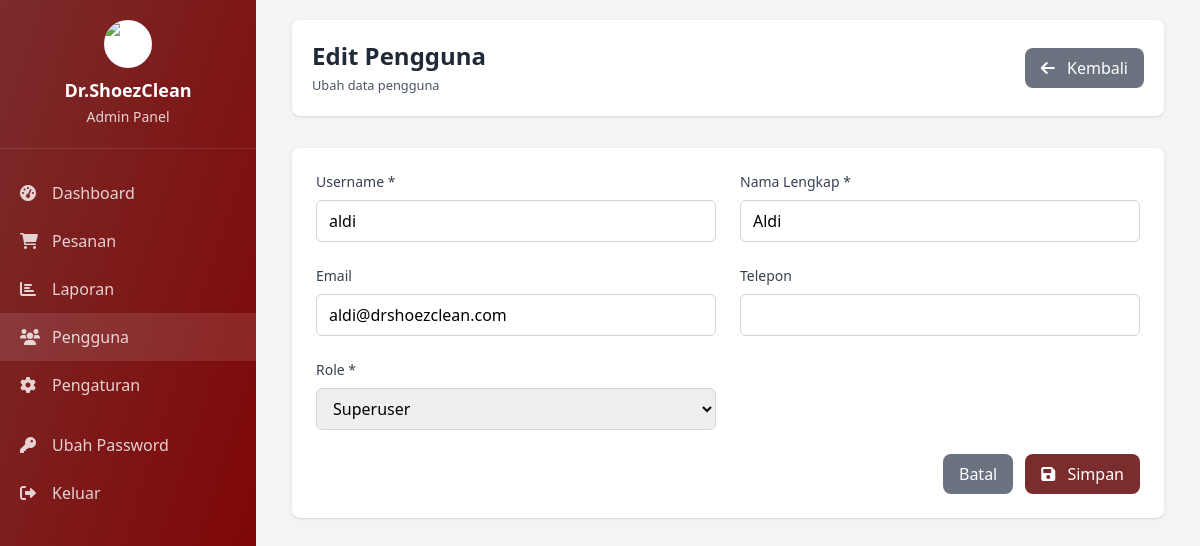
Page /admin/index.php?page=user_edit&id=1 (signed in) on the committed database.
### tables this page shows
CREATE TABLE `users` (
  `id` int(11) NOT NULL AUTO_INCREMENT,
  `username` varchar(50) NOT NULL,
  `password_hash` varchar(255) NOT NULL,
  `role` enum('superuser','admin','kasir') NOT NULL DEFAULT 'kasir',
  `full_name` varchar(100) DEFAULT NULL,
  `email` varchar(100) DEFAULT NULL,
  `phone` varchar(20) DEFAULT NULL,
  `is_active` tinyint(1) NOT NULL DEFAULT 1,
  `last_login` datetime DEFAULT NULL,
  `created_at` timestamp NOT NULL DEFAULT CURRENT_TIMESTAMP,
  `updated_at` timestamp NOT NULL DEFAULT CURRENT_TIMESTAMP ON UPDATE CURRENT_TIMESTAMP,
  PRIMARY KEY (`id`),
  UNIQUE KEY `username` (`username`),
  KEY `idx_role` (`role`),
  KEY `idx_active` (`is_active`)
);

### views/admin/helpers/logo_helper.php (called while the page is built, shortened)
<?php
function getLogoPath() {
    $logoDir = __DIR__ . '/../assets/uploads/logo/';
    if (is_dir($logoDir)) {
        $logoFiles = glob($logoDir . '*.{jpg,jpeg,png,gif,svg,webp}', GLOB_BRACE);
        if (!empty($logoFiles)) {
            usort($logoFiles, function($a, $b) {
                return filemtime($b) - filemtime($a);
            });
            $latestLogo = $logoFiles[0];
            $relativePath = '/drshoezclean/views/admin/assets/uploads/logo/' . basename($latestLogo);
            if (file_exists($latestLogo) && is_readable($latestLogo)) {
                return $relativePath;
            }
        }
    }
    return '../assets/images/logo.png';
}
function getLogoAlt() {
    return 'Dr.ShoezClean Logo';
}
?>

### core/init.php (called while the page is built, shortened)
<?php
function isLoggedIn() {
    return isset($_SESSION['user_id']) && !empty($_SESSION['user_id']);
}
function isSuperuser() {
    return isLoggedIn() && strtolower($_SESSION['user_role']) === 'superuser';
}
?>

### models/User.php (called while the page is built, shortened)
<?php
class User {
    private $conn;
    private $table_name = "users";
    public function __construct($db) {
        $this->conn = $db;
    }
    public function getById($id) {
        $query = "SELECT id, username, role, full_name, email, phone, is_active, last_login, created_at FROM " . $this->table_name . " WHERE id = ? LIMIT 1";
        $stmt = $this->conn->prepare($query);
        $stmt->bindParam(1, $id);
        $stmt->execute();
        return $stmt->fetch(PDO::FETCH_ASSOC);
    }
}
?>

### views/admin/users/edit.php (the view, shortened to what this page needs)
<!DOCTYPE html>
<html lang="id">
<head>
    <link href="https://cdnjs.cloudflare.com/ajax/libs/font-awesome/6.0.0/css/all.min.css" rel="stylesheet">
    <script src="https://cdn.tailwindcss.com"></script>
</head>
<body>
    <nav id="sidebar" class="sidebar bg-gradient-to-br from-[#7B2C2C] to-[#800000] text-white w-64 fixed inset-y-0 left-0 z-50 overflow-y-auto transition-transform duration-300 ease-in-out md:translate-x-0 -translate-x-full">
        <div class="sidebar-header p-5 text-center border-b border-white border-opacity-10">
            <?php
            require_once __DIR__ . '/../helpers/logo_helper.php';
            $logoPath = getLogoPath();
            ?>
            <div class="sidebar-logo w-12 h-12 bg-white rounded-full flex items-center justify-center mx-auto mb-2 overflow-hidden">
                <img src="<?= $logoPath ?>" alt="<?= getLogoAlt() ?>" class="w-full h-full object-cover">
            </div>
            <h5 class="text-lg font-semibold">Dr.ShoezClean</h5>
            <small class="text-sm opacity-80">Admin Panel</small>
        </div>
        <div class="sidebar-menu py-5">
            <ul class="flex flex-col list-none">
                <li class="nav-item">
                    <a class="nav-link flex items-center py-3 px-5 text-white text-opacity-80 hover:bg-white hover:bg-opacity-10 hover:text-white transition-all duration-300 ease-in-out" href="?page=dashboard">
                        <i class="fas fa-tachometer-alt w-5 mr-3"></i> Dashboard
                    </a>
                </li>
                <li class="nav-item">
                    <a class="nav-link flex items-center py-3 px-5 text-white text-opacity-80 hover:bg-white hover:bg-opacity-10 " href="?page=orders">
                        <i class="fas fa-shopping-cart w-5 mr-3"></i> Pesanan
                    </a>
                </li>
                <li class="nav-item">
                    <a class="nav-link flex items-center py-3 px-5 text-white text-opacity-80 hover:bg-white hover:bg-opacity-10 " href="?page=reports">
                        <i class="fas fa-chart-bar w-5 mr-3"></i> Laporan
                    </a>
                </li>
                <?php if (isSuperuser()): ?>
                <li class="nav-item">
                    <a class="nav-link flex items-center py-3 px-5 text-white text-opacity-80 hover:bg-white hover:bg-opacity-10 bg-white bg-opacity-10 text-white" href="?page=users">
                        <i class="fas fa-users w-5 mr-3"></i> Pengguna
                    </a>
                </li>
                <?php endif; ?>
                <li class="nav-item">
                    <a class="nav-link flex items-center py-3 px-5 text-white text-opacity-80 hover:bg-white hover:bg-opacity-10 " href="?page=settings">
                        <i class="fas fa-cog w-5 mr-3"></i> Pengaturan
                    </a>
                </li>
                <li class="nav-item mt-3">
                    <a class="nav-link flex items-center py-3 px-5 text-white text-opacity-80 hover:bg-white hover:bg-opacity-10 " href="?page=change_password">
                        <i class="fas fa-key w-5 mr-3"></i> Ubah Password
                    </a>
                </li>
                <li class="nav-item">
                    <a class="nav-link flex items-center py-3 px-5 text-white text-opacity-80 hover:bg-white hover:bg-opacity-10 " href="../login.php?action=logout">
                        <i class="fas fa-sign-out-alt w-5 mr-3"></i> Keluar
                    </a>
                </li>
            </ul>
        </div>
    </nav>
    <main class="md:ml-64 p-5 min-h-screen bg-gray-100">
        <div class="max-w-7xl mx-auto px-4">
            <div class="bg-white p-5 rounded-lg shadow mb-8 flex justify-between items-center">
                <div class="flex items-center">
                    <div>
                        <h4 class="text-2xl font-semibold text-gray-800">Edit Pengguna</h4>
                        <small class="text-gray-600">Ubah data pengguna</small>
                    </div>
                </div>
                <div class="flex items-center space-x-3">
                    <a href="?page=users" class="bg-gray-500 text-white px-4 py-2 rounded-lg hover:bg-gray-600 transition-colors duration-300">
                        <i class="fas fa-arrow-left mr-2"></i> Kembali
                    </a>
                </div>
            </div>
            <div class="bg-white rounded-lg shadow">
                <div class="p-6">
                    <form method="POST" action="?page=user_edit&id=<?= $user['id'] ?>">
                        <div class="grid grid-cols-1 md:grid-cols-2 gap-6">
                            <div>
                                <label class="block text-sm font-medium text-gray-700 mb-2">Username *</label>
                                <input type="text" name="username" required
                                    class="w-full px-3 py-2 border border-gray-300 rounded-md focus:outline-none focus:ring-2 focus:ring-[#7B2C2C] focus:border-transparent"
                                    value="<?= htmlspecialchars($_SESSION['old']['username'] ?? $user['username']) ?>">
                            </div>
                            <div>
                                <label class="block text-sm font-medium text-gray-700 mb-2">Nama Lengkap *</label>
                                <input type="text" name="full_name" required
                                    class="w-full px-3 py-2 border border-gray-300 rounded-md focus:outline-none focus:ring-2 focus:ring-[#7B2C2C] focus:border-transparent"
                                    value="<?= htmlspecialchars($_SESSION['old']['full_name'] ?? $user['full_name']) ?>">
                            </div>
                            <div>
                                <label class="block text-sm font-medium text-gray-700 mb-2">Email</label>
                                <input type="email" name="email"
                                    class="w-full px-3 py-2 border border-gray-300 rounded-md focus:outline-none focus:ring-2 focus:ring-[#7B2C2C] focus:border-transparent"
                                    value="<?= htmlspecialchars($_SESSION['old']['email'] ?? $user['email'] ?? '') ?>">
                            </div>
                            <div>
                                <label class="block text-sm font-medium text-gray-700 mb-2">Telepon</label>
                                <input type="tel" name="phone"
                                    class="w-full px-3 py-2 border border-gray-300 rounded-md focus:outline-none focus:ring-2 focus:ring-[#7B2C2C] focus:border-transparent"
                                    value="<?= htmlspecialchars($_SESSION['old']['phone'] ?? $user['phone'] ?? '') ?>">
                            </div>
                            <div>
                                <label class="block text-sm font-medium text-gray-700 mb-2">Role *</label>
                                <select name="role" required
                                    class="w-full px-3 py-2 border border-gray-300 rounded-md focus:outline-none focus:ring-2 focus:ring-[#7B2C2C] focus:border-transparent">
                                    <option value="superuser" <?= (($_SESSION['old']['role'] ?? $user['role']) === 'superuser') ? 'selected' : '' ?>>Superuser</option>
                                </select>
                            </div>
                        </div>
                        <div class="mt-6 flex justify-end space-x-3">
                            <a href="?page=users" class="bg-gray-500 text-white px-4 py-2 rounded-lg hover:bg-gray-600 transition-colors duration-300">
                                Batal
                            </a>
                            <button type="submit" class="bg-[#7B2C2C] text-white px-4 py-2 rounded-lg hover:bg-[#6B2222] transition-colors duration-300">
                                <i class="fas fa-save mr-2"></i> Simpan
                            </button>
                        </div>
                    </form>
                </div>
            </div>
        </div>
    </main>
</body>
</html>

### rows in the picture
users: username "aldi", full_name "Aldi", email "aldi@drshoezclean.com", role "Superuser"
